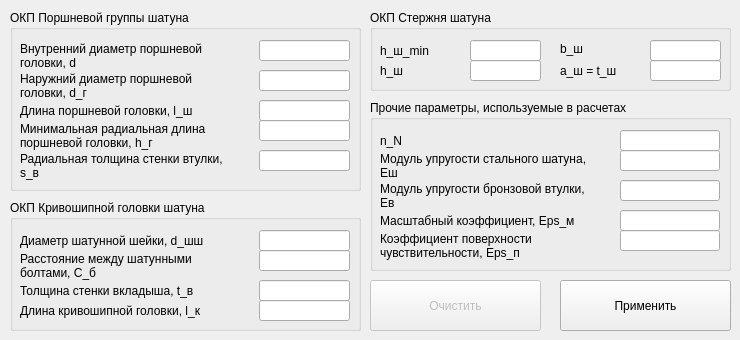
      <widget class="QWidget" name="tab_15">
       <attribute name="title">
        <string>Конструктивные парам.</string>
       </attribute>
       <widget class="QGroupBox" name="groupBox">
        <property name="geometry">
         <rect>
          <x>10</x>
          <y>10</y>
          <width>351</width>
          <height>181</height>
         </rect>
        </property>
        <property name="title">
         <string>ОКП Поршневой группы шатуна</string>
        </property>
        <widget class="QLineEdit" name="param_Group0_dg">
         <property name="geometry">
          <rect>
           <x>249</x>
           <y>60</y>
           <width>91</width>
           <height>21</height>
          </rect>
         </property>
         <property name="maximumSize">
          <size>
           <width>100</width>
           <height>16777215</height>
          </size>
         </property>
         <property name="text">
          <string/>
         </property>
        </widget>
        <widget class="QLineEdit" name="param_Group0_d">
         <property name="geometry">
          <rect>
           <x>249</x>
           <y>30</y>
           <width>91</width>
           <height>21</height>
          </rect>
         </property>
         <property name="maximumSize">
          <size>
           <width>100</width>
           <height>16777215</height>
          </size>
         </property>
         <property name="text">
          <string/>
         </property>
        </widget>
        <widget class="QLabel" name="label_12">
         <property name="geometry">
          <rect>
           <x>10</x>
           <y>30</y>
           <width>221</width>
           <height>31</height>
          </rect>
         </property>
         <property name="text">
          <string>Внутренний диаметр поршневой головки, d</string>
         </property>
         <property name="scaledContents">
          <bool>false</bool>
         </property>
         <property name="wordWrap">
          <bool>true</bool>
         </property>
        </widget>
        <widget class="QLabel" name="label_39">
         <property name="geometry">
          <rect>
           <x>10</x>
           <y>60</y>
           <width>221</width>
           <height>31</height>
          </rect>
         </property>
         <property name="text">
          <string>Наружний диаметр поршневой головки, d_г</string>
         </property>
         <property name="scaledContents">
          <bool>false</bool>
         </property>
         <property name="wordWrap">
          <bool>true</bool>
         </property>
        </widget>
        <widget class="QLabel" name="label_40">
         <property name="geometry">
          <rect>
           <x>10</x>
           <y>90</y>
           <width>221</width>
           <height>21</height>
          </rect>
         </property>
         <property name="text">
          <string>Длина поршневой головки, l_ш</string>
         </property>
         <property name="scaledContents">
          <bool>false</bool>
         </property>
         <property name="wordWrap">
          <bool>true</bool>
         </property>
        </widget>
        <widget class="QLineEdit" name="param_Group0_lsh">
         <property name="geometry">
          <rect>
           <x>249</x>
           <y>90</y>
           <width>91</width>
           <height>21</height>
          </rect>
         </property>
         <property name="maximumSize">
          <size>
           <width>100</width>
           <height>16777215</height>
          </size>
         </property>
         <property name="text">
          <string/>
         </property>
        </widget>
        <widget class="QLabel" name="label_41">
         <property name="geometry">
          <rect>
           <x>10</x>
           <y>110</y>
           <width>221</width>
           <height>31</height>
          </rect>
         </property>
         <property name="text">
          <string>Минимальная радиальная длина поршневой головки, h_г</string>
         </property>
         <property name="scaledContents">
          <bool>false</bool>
         </property>
         <property name="wordWrap">
          <bool>true</bool>
         </property>
        </widget>
        <widget class="QLineEdit" name="param_Group0_hg">
         <property name="geometry">
          <rect>
           <x>249</x>
           <y>110</y>
           <width>91</width>
           <height>21</height>
          </rect>
         </property>
         <property name="maximumSize">
          <size>
           <width>100</width>
           <height>16777215</height>
          </size>
         </property>
         <property name="text">
          <string/>
         </property>
        </widget>
        <widget class="QLabel" name="label_42">
         <property name="geometry">
          <rect>
           <x>10</x>
           <y>140</y>
           <width>221</width>
           <height>31</height>
          </rect>
         </property>
         <property name="text">
          <string>Радиальная толщина стенки втулки, s_в</string>
         </property>
         <property name="scaledContents">
          <bool>false</bool>
         </property>
         <property name="wordWrap">
          <bool>true</bool>
         </property>
        </widget>
        <widget class="QLineEdit" name="param_Group0_sv">
         <property name="geometry">
          <rect>
           <x>249</x>
           <y>140</y>
           <width>91</width>
           <height>21</height>
          </rect>
         </property>
         <property name="maximumSize">
          <size>
           <width>100</width>
           <height>16777215</height>
          </size>
         </property>
         <property name="text">
          <string/>
         </property>
        </widget>
       </widget>
       <widget class="QGroupBox" name="groupBox_19">
        <property name="geometry">
         <rect>
          <x>10</x>
          <y>200</y>
          <width>351</width>
          <height>131</height>
         </rect>
        </property>
        <property name="title">
         <string>ОКП Кривошипной головки шатуна</string>
        </property>
        <widget class="QLineEdit" name="param_Group0_cb">
         <property name="geometry">
          <rect>
           <x>249</x>
           <y>50</y>
           <width>91</width>
           <height>21</height>
          </rect>
         </property>
         <property name="maximumSize">
          <size>
           <width>100</width>
           <height>16777215</height>
          </size>
         </property>
         <property name="text">
          <string/>
         </property>
        </widget>
        <widget class="QLabel" name="label_20">
         <property name="geometry">
          <rect>
           <x>10</x>
           <y>50</y>
           <width>221</width>
           <height>31</height>
          </rect>
         </property>
         <property name="text">
          <string>Расстояние между шатунными болтами, C_б</string>
         </property>
         <property name="wordWrap">
          <bool>true</bool>
         </property>
        </widget>
        <widget class="QLabel" name="label_21">
         <property name="geometry">
          <rect>
           <x>10</x>
           <y>80</y>
           <width>231</width>
           <height>21</height>
          </rect>
         </property>
         <property name="text">
          <string>Толщина стенки вкладыша, t_в</string>
         </property>
         <property name="scaledContents">
          <bool>false</bool>
         </property>
         <property name="wordWrap">
          <bool>true</bool>
         </property>
        </widget>
        <widget class="QLineEdit" name="param_Group0_d2sh">
         <property name="geometry">
          <rect>
           <x>249</x>
           <y>30</y>
           <width>91</width>
           <height>21</height>
          </rect>
         </property>
         <property name="maximumSize">
          <size>
           <width>100</width>
           <height>16777215</height>
          </size>
         </property>
         <property name="text">
          <string/>
         </property>
        </widget>
        <widget class="QLabel" name="label_22">
         <property name="geometry">
          <rect>
           <x>10</x>
           <y>30</y>
           <width>221</width>
           <height>21</height>
          </rect>
         </property>
         <property name="text">
          <string>Диаметр шатунной шейки, d_шш</string>
         </property>
        </widget>
        <widget class="QLineEdit" name="param_Group0_tv">
         <property name="geometry">
          <rect>
           <x>249</x>
           <y>80</y>
           <width>91</width>
           <height>21</height>
          </rect>
         </property>
         <property name="maximumSize">
          <size>
           <width>100</width>
           <height>16777215</height>
          </size>
         </property>
         <property name="text">
          <string/>
         </property>
        </widget>
        <widget class="QLabel" name="label_24">
         <property name="geometry">
          <rect>
           <x>10</x>
           <y>100</y>
           <width>221</width>
           <height>21</height>
          </rect>
         </property>
         <property name="text">
          <string>Длина кривошипной головки, l_к</string>
         </property>
        </widget>
        <widget class="QLineEdit" name="param_Group0_lk">
         <property name="geometry">
          <rect>
           <x>249</x>
           <y>100</y>
           <width>91</width>
           <height>21</height>
          </rect>
         </property>
         <property name="maximumSize">
          <size>
           <width>100</width>
           <height>16777215</height>
          </size>
         </property>
         <property name="text">
          <string/>
         </property>
        </widget>
       </widget>
       <widget class="QGroupBox" name="groupBox_20">
        <property name="geometry">
         <rect>
          <x>370</x>
          <y>10</y>
          <width>361</width>
          <height>81</height>
         </rect>
        </property>
        <property name="title">
         <string>ОКП Стержня шатуна</string>
        </property>
        <widget class="QLineEdit" name="param_Group0_hsh">
         <property name="geometry">
          <rect>
           <x>100</x>
           <y>50</y>
           <width>71</width>
           <height>21</height>
          </rect>
         </property>
         <property name="maximumSize">
          <size>
           <width>100</width>
           <height>16777215</height>
          </size>
         </property>
         <property name="text">
          <string/>
         </property>
         <property name="readOnly">
          <bool>true</bool>
         </property>
        </widget>
        <widget class="QLabel" name="label_25">
         <property name="geometry">
          <rect>
           <x>10</x>
           <y>50</y>
           <width>61</width>
           <height>21</height>
          </rect>
         </property>
         <property name="text">
          <string>h_ш</string>
         </property>
        </widget>
        <widget class="QLineEdit" name="param_Group0_bsh">
         <property name="geometry">
          <rect>
           <x>280</x>
           <y>30</y>
           <width>71</width>
           <height>21</height>
          </rect>
         </property>
         <property name="maximumSize">
          <size>
           <width>100</width>
           <height>16777215</height>
          </size>
         </property>
         <property name="text">
          <string/>
         </property>
        </widget>
        <widget class="QLabel" name="label_26">
         <property name="geometry">
          <rect>
           <x>190</x>
           <y>28</y>
           <width>71</width>
           <height>21</height>
          </rect>
         </property>
         <property name="text">
          <string>b_ш</string>
         </property>
         <property name="scaledContents">
          <bool>false</bool>
         </property>
         <property name="wordWrap">
          <bool>true</bool>
         </property>
        </widget>
        <widget class="QLineEdit" name="param_Group0_hshMin">
         <property name="geometry">
          <rect>
           <x>100</x>
           <y>30</y>
           <width>71</width>
           <height>21</height>
          </rect>
         </property>
         <property name="maximumSize">
          <size>
           <width>100</width>
           <height>16777215</height>
          </size>
         </property>
         <property name="text">
          <string/>
         </property>
         <property name="readOnly">
          <bool>true</bool>
         </property>
        </widget>
        <widget class="QLabel" name="label_27">
         <property name="geometry">
          <rect>
           <x>10</x>
           <y>30</y>
           <width>61</width>
           <height>21</height>
          </rect>
         </property>
         <property name="text">
          <string>h_ш_min</string>
         </property>
        </widget>
        <widget class="QLineEdit" name="param_Group0_ash">
         <property name="geometry">
          <rect>
           <x>280</x>
           <y>50</y>
           <width>71</width>
           <height>21</height>
          </rect>
         </property>
         <property name="maximumSize">
          <size>
           <width>100</width>
           <height>16777215</height>
          </size>
         </property>
         <property name="text">
          <string/>
         </property>
        </widget>
        <widget class="QLabel" name="label_28">
         <property name="geometry">
          <rect>
           <x>190</x>
           <y>50</y>
           <width>71</width>
           <height>21</height>
          </rect>
         </property>
         <property name="text">
          <string>a_ш = t_ш</string>
         </property>
        </widget>
       </widget>
       <widget class="QGroupBox" name="groupBox_21">
        <property name="geometry">
         <rect>
          <x>370</x>
          <y>100</y>
          <width>361</width>
          <height>171</height>
         </rect>
        </property>
        <property name="title">
         <string>Прочие параметры, используемые в расчетах</string>
        </property>
        <widget class="QLineEdit" name="param_Group0_Esh">
         <property name="geometry">
          <rect>
           <x>250</x>
           <y>50</y>
           <width>100</width>
           <height>21</height>
          </rect>
         </property>
         <property name="maximumSize">
          <size>
           <width>100</width>
           <height>16777215</height>
          </size>
         </property>
         <property name="text">
          <string/>
         </property>
         <property name="readOnly">
          <bool>true</bool>
         </property>
        </widget>
        <widget class="QLabel" name="label_30">
         <property name="geometry">
          <rect>
           <x>10</x>
           <y>50</y>
           <width>221</width>
           <height>31</height>
          </rect>
         </property>
         <property name="text">
          <string>Модуль упругости стального шатуна, Eш</string>
         </property>
         <property name="wordWrap">
          <bool>true</bool>
         </property>
        </widget>
        <widget class="QLineEdit" name="param_Group0_nN">
         <property name="geometry">
          <rect>
           <x>250</x>
           <y>30</y>
           <width>100</width>
           <height>21</height>
          </rect>
         </property>
         <property name="maximumSize">
          <size>
           <width>100</width>
           <height>16777215</height>
          </size>
         </property>
         <property name="text">
          <string/>
         </property>
         <property name="readOnly">
          <bool>true</bool>
         </property>
        </widget>
        <widget class="QLabel" name="label_36">
         <property name="geometry">
          <rect>
           <x>10</x>
           <y>30</y>
           <width>161</width>
           <height>21</height>
          </rect>
         </property>
         <property name="text">
          <string>n_N</string>
         </property>
        </widget>
        <widget class="QLineEdit" name="param_Group0_Ev">
         <property name="geometry">
          <rect>
           <x>250</x>
           <y>80</y>
           <width>100</width>
           <height>21</height>
          </rect>
         </property>
         <property name="maximumSize">
          <size>
           <width>100</width>
           <height>16777215</height>
          </size>
         </property>
         <property name="text">
          <string/>
         </property>
         <property name="readOnly">
          <bool>true</bool>
         </property>
        </widget>
        <widget class="QLabel" name="label_31">
         <property name="geometry">
          <rect>
           <x>10</x>
           <y>80</y>
           <width>221</width>
           <height>31</height>
          </rect>
         </property>
         <property name="text">
          <string>Модуль упругости бронзовой втулки, Eв</string>
         </property>
         <property name="wordWrap">
          <bool>true</bool>
         </property>
        </widget>
        <widget class="QLabel" name="label_37">
         <property name="geometry">
          <rect>
           <x>10</x>
           <y>110</y>
           <width>221</width>
           <height>21</height>
          </rect>
         </property>
         <property name="text">
          <string>Масштабный коэффициент, Eps_м</string>
         </property>
         <property name="wordWrap">
          <bool>true</bool>
         </property>
        </widget>
        <widget class="QLineEdit" name="param_Group0_Epsm">
         <property name="geometry">
          <rect>
           <x>250</x>
           <y>110</y>
           <width>100</width>
           <height>21</height>
          </rect>
         </property>
         <property name="maximumSize">
          <size>
           <width>100</width>
           <height>16777215</height>
          </size>
         </property>
         <property name="text">
          <string/>
         </property>
         <property name="readOnly">
          <bool>true</bool>
         </property>
        </widget>
        <widget class="QLineEdit" name="param_Group0_Epsp">
         <property name="geometry">
          <rect>
           <x>250</x>
           <y>130</y>
           <width>100</width>
           <height>21</height>
          </rect>
         </property>
         <property name="maximumSize">
          <size>
           <width>100</width>
           <height>16777215</height>
          </size>
         </property>
         <property name="text">
          <string/>
         </property>
         <property name="readOnly">
          <bool>true</bool>
         </property>
        </widget>
        <widget class="QLabel" name="label_38">
         <property name="geometry">
          <rect>
           <x>10</x>
           <y>130</y>
           <width>221</width>
           <height>31</height>
          </rect>
         </property>
         <property name="text">
          <string>Коэффициент поверхности чувствительности, Eps_п</string>
         </property>
         <property name="wordWrap">
          <bool>true</bool>
         </property>
        </widget>
       </widget>
       <widget class="QPushButton" name="_btn_CalcGroup0_Apply">
        <property name="geometry">
         <rect>
          <x>560</x>
          <y>280</y>
          <width>171</width>
          <height>51</height>
         </rect>
        </property>
        <property name="text">
         <string>Применить</string>
        </property>
       </widget>
       <widget class="QPushButton" name="pushButton_6">
        <property name="enabled">
         <bool>false</bool>
        </property>
        <property name="geometry">
         <rect>
          <x>370</x>
          <y>280</y>
          <width>171</width>
          <height>51</height>
         </rect>
        </property>
        <property name="text">
         <string>Очистить</string>
        </property>
       </widget>
      </widget>
